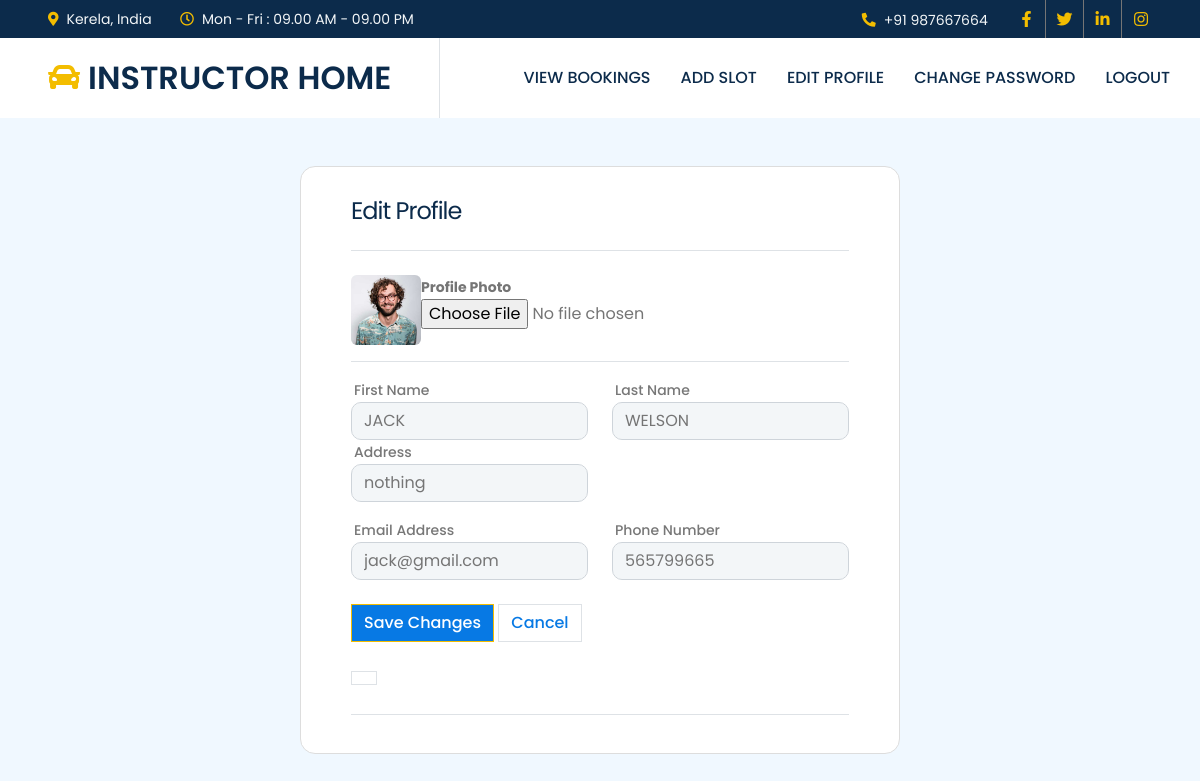
Page /updateinstructor (signed in) on the committed database.
### drapp/models.py (models this page shows, shortened)
class Instructor(models.Model):
    first_name = models.CharField(max_length=50)
    last_name = models.CharField(max_length=50)
    phone_number = models.CharField(max_length=20)
    image= models.ImageField(upload_to="media/instructors/",default="")
    email = models.EmailField()
    area=models.CharField(max_length=20,default='nothing')
    password=models.CharField(max_length=20,default='nothing')
    image2= models.ImageField(upload_to="media/instructors/",default="")
    image3= models.ImageField(upload_to="media/instructors/",default="")
    is_verified = models.BooleanField('Verification Status', default=False)
    status=models.CharField('Current Status',max_length=20,default='Not Verified')
    class Meta:
        verbose_name = 'Verify Instructor'

### drapp/views.py (the view)
# urls.py: path('updateinstructor',views.editinstructor),
def editinstructor(request):
    if request.method == 'POST':
        id = request.session['id']
        user = Instructor.objects.filter(id=id)
        up = Instructor.objects.get(id=id)
        first_name = request.POST.get('first_name')
        last_name = request.POST.get('last_name')
        area = request.POST.get('area')
        phone_number = request.POST.get('phone_number')
        email = request.POST.get('email')
        if 'image' in request.FILES:
            image = request.FILES['image']
            up.image = image
        up.first_name = first_name
        up.last_name = last_name
        up.area = area
        up.phone_number = phone_number
        up.email = email
        up.save()
        ud = Instructor.objects.filter(email=request.session['email'])
        context = {'details': ud,
                   'user': user,
                   'msg': 'Profile Details Updated'}
        return render(request, 'editprofile-instructor.html', context)
    else:
        id = request.session['id']
        up = Instructor.objects.filter(id=id)
        user = Instructor.objects.filter(id=id)
        all_data = {
            'user': user,
            'details': up,
        }
        return render(request, 'editprofile-instructor.html', all_data)

### drapp/templates/editprofile-instructor.html (shortened to what this page needs)
{% extends 'instructor_base.html' %}
{% load static %}
{% block background %} {% endblock %}
{% block body %}
<!DOCTYPE html>
<html lang="en">
<head>
</head>
<body>
{% for i in user %}
<form method="post" enctype="multipart/form-data">
    <div class="wrapper bg-white mt-sm-5">
        <h4 class="pb-4 border-bottom">Edit Profile</h4>
        <div class="d-flex align-items-start py-3 border-bottom">
            <img src="{{i.image.url}}"
                class="img" alt="">
            <div class="pl-sm-4 pl-2" id="img-section">
                <b>Profile Photo</b>
            <input type="file" name="image" >
            </div>
        </div>
        <div class="py-2">
            <div class="row py-2">
                <div class="col-md-6">
                    <label for="firstname">First Name</label>
                    <input type="text" class="bg-light form-control" name="first_name" value="{{i.first_name}}">
                </div>
              <div class="col-md-6">
                    <label for="firstname">Last Name</label>
                    <input type="text" class="bg-light form-control" name="last_name" value="{{i.last_name}}">
                </div>
                <div class="col-md-6 pt-md-0 pt-3">
                    <label for="lastname">Address</label>
                    <input type="text" class="bg-light form-control" name="area" value="{{i.area}}">
                </div>
            </div>
            <div class="row py-2">
                <div class="col-md-6">
                    <label for="email">Email Address</label>
                    <input type="email" class="bg-light form-control" name="email" value="{{i.email}}">
                </div>
                <div class="col-md-6 pt-md-0 pt-3">
                    <label for="phone">Phone Number</label>
                    <input type="tel" class="bg-light form-control" name="phone_number" value="{{i.phone_number}}">
                </div>
            </div>
            <div class="py-3 pb-4 border-bottom">
                <button class="btn btn-primary mr-3">Save Changes</button>
                <button class="btn border button">Cancel</button><br><br>
                <button class="btn border button">{{msg}}</button>
            </form>
</body>
</html>
{% endfor %}
{% endblock %}

### drapp/static/css/style.css (style rules this page uses)
:root { --primary: #F3BD00; --secondary: #757575; --light: #F3F6F8; --dark: #0C2B4B; }
.btn { font-weight: 500; transition: .5s; }
.btn.btn-primary, .btn.btn-outline-primary:hover { color: #FFFFFF; }

### drapp/templates/editprofile-instructor.html (style rules this page uses)
* { margin: 0; padding: 0; box-sizing: border-box; }
body { font-family: 'Poppins', sans-serif; background-color: aliceblue; }
.wrapper { padding: 30px 50px; border: 1px solid #ddd; border-radius: 15px; margin: 10px auto; max-width: 600px; }
h4 { letter-spacing: -1px; font-weight: 400; }
.img { width: 70px; height: 70px; border-radius: 6px; object-fit: cover; }
#img-section b,#img-section button,#deactivate b { font-size: 14px; }
label { margin-bottom: 0; font-size: 14px; font-weight: 500; color: #777; padding-left: 3px; }
.form-control { border-radius: 10px; }
.button { background-color: #fff; color: #0779e4; }
.btn-primary { background-color: #0779e4; }

### rows in the picture
Instructor: image (picture), first_name "JACK", last_name "WELSON", area "nothing", email "jack@gmail.com", phone_number "565799665"
